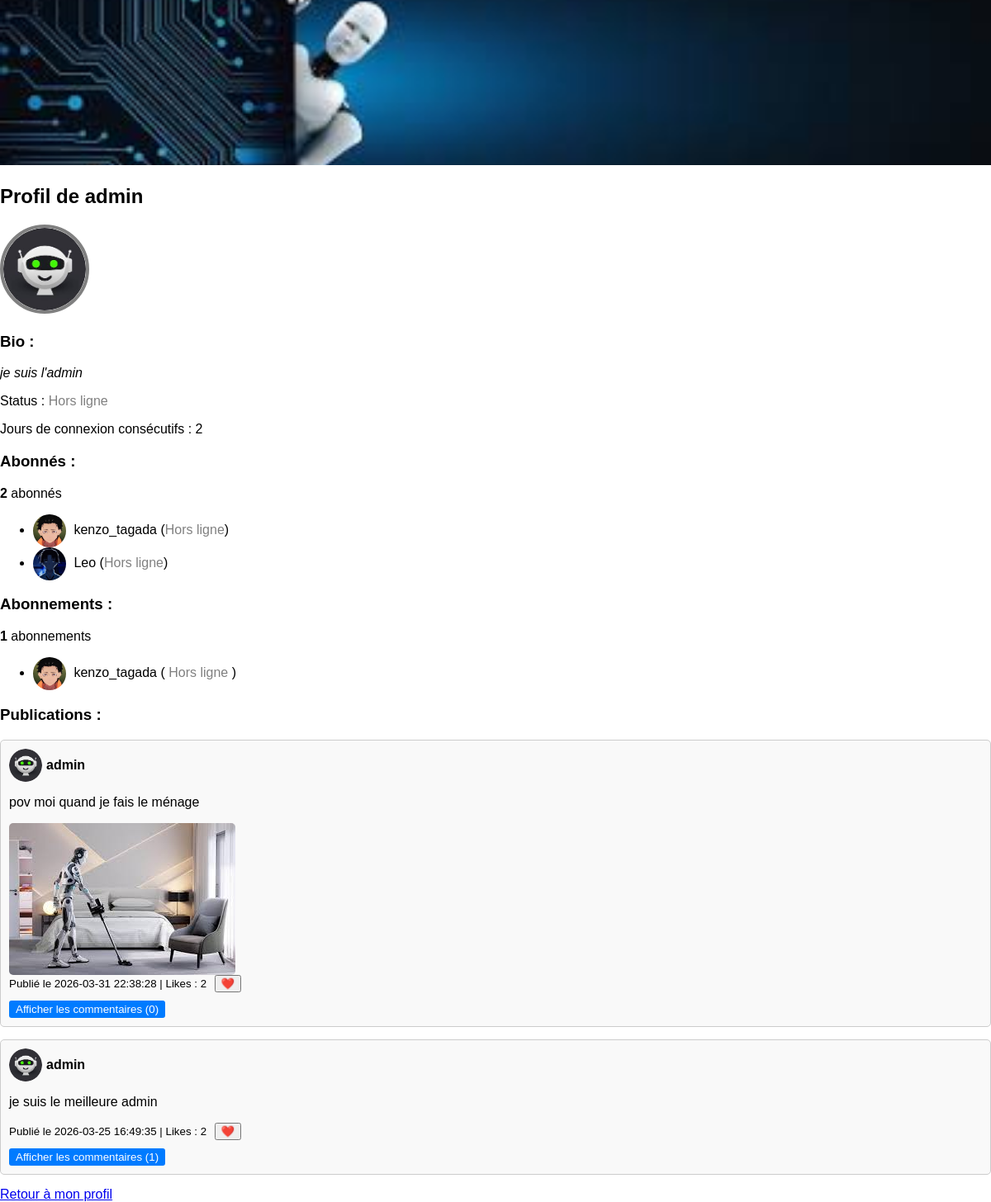
Page /profil/2 (signed in) on the committed database.
### tables this page shows
CREATE TABLE users (
            id INTEGER PRIMARY KEY AUTOINCREMENT,
            username TEXT NOT NULL,
            email TEXT NOT NULL UNIQUE,
            password TEXT NOT NULL
        , avatar_url TEXT, bio TEXT, created_at TEXT, last_seen TIMESTAMP, last_login_date DATE, streak_days INTEGER DEFAULT 0, latitude REAL, longitude REAL, photo_url TEXT, banner_url TEXT, border_color TEXT DEFAULT '#4CAF50');

CREATE TABLE posts (
            id INTEGER PRIMARY KEY AUTOINCREMENT,
            user_id INTEGER,
            content TEXT,
            created_at TIMESTAMP DEFAULT CURRENT_TIMESTAMP, image_url TEXT,
            FOREIGN KEY(user_id) REFERENCES users(id)
        );

### __init__.py (the view)
@app.route('/profil/<int:user_id>')
def profil_public(user_id):
    if 'user_id' not in session:
        return redirect(url_for('connexion'))
    conn = get_db_connection()
    cursor = conn.cursor()
    cursor.execute('SELECT * FROM users WHERE id = ?', (user_id,))
    user_row = cursor.fetchone()
    if not user_row:
        cursor.close()
        conn.close()
        return "Utilisateur introuvable"
    user_dict = dict(user_row)
    user_dict['status'] = get_online_status(user_dict.get('last_seen'))
    user_dict['avatar_url'] = user_dict['avatar_url'] or 'default.png'
    user_dict['streak_days'] = user_dict.get('streak_days', 0)
    user_dict['bio'] = user_dict.get('bio', '')
    user_dict['border_color'] = user_dict.get('border_color', '#4CAF50')  # Cadre couleur uniquement pour profil principal
    cursor.execute(
        'SELECT 1 FROM followers WHERE follower_id = ? AND followed_id = ?',
        (session['user_id'], user_id)
    )
    is_following = cursor.fetchone() is not None
    cursor.execute('SELECT COUNT(*) as count FROM followers WHERE followed_id = ?', (user_id,))
    abonnes_count = cursor.fetchone()['count']
    cursor.execute('SELECT COUNT(*) as count FROM followers WHERE follower_id = ?', (user_id,))
    abonnements_count = cursor.fetchone()['count']
    cursor.execute('''
        SELECT u.id, u.username, u.avatar_url, u.last_seen
        FROM followers f
        JOIN users u ON u.id = f.follower_id
        WHERE f.followed_id = ?
    ''', (user_id,))
    abonnes = []
    for ab in cursor.fetchall():
        ab_dict = dict(ab)
        ab_dict['status'] = get_online_status(ab_dict.get('last_seen'))
        ab_dict['avatar_url'] = ab_dict['avatar_url'] or 'default.png'
        abonnes.append(ab_dict)
    cursor.execute('''
        SELECT u.id, u.username, u.avatar_url, u.last_seen
        FROM followers f
        JOIN users u ON u.id = f.followed_id
        WHERE f.follower_id = ?
    ''', (user_id,))
    abonnements = []
    for abo in cursor.fetchall():
        abo_dict = dict(abo)
        abo_dict['status'] = get_online_status(abo_dict.get('last_seen'))
        abo_dict['avatar_url'] = abo_dict['avatar_url'] or 'default.png'
        abonnements.append(abo_dict)
    cursor.execute('''
        SELECT p.id, p.user_id, u.username, u.avatar_url, p.content, p.image_url, p.created_at,
               COUNT(pl.id) as likes_count
        FROM posts p
        JOIN users u ON u.id = p.user_id
        LEFT JOIN post_likes pl ON p.id = pl.post_id
        WHERE p.user_id = ?
        GROUP BY p.id
        ORDER BY p.created_at DESC
    ''', (user_id,))
    posts_list = []
    for post in cursor.fetchall():
        post_dict = dict(post)
        post_dict['avatar_url'] = post_dict['avatar_url'] or 'default.png'
        cursor.execute('''
            SELECT c.id, c.content, c.created_at, u.username, u.avatar_url, COUNT(cl.id) AS likes_count
            FROM comments c
            JOIN users u ON c.user_id = u.id
            LEFT JOIN comment_likes cl ON c.id = cl.comment_id
            WHERE c.post_id = ?
            GROUP BY c.id
            ORDER BY c.created_at ASC
        ''', (post['id'],))
        comments_list = []
        for c in cursor.fetchall():
            c_dict = dict(c)
            c_dict['avatar_url'] = c_dict['avatar_url'] or 'default.png'
            comments_list.append(c_dict)
        post_dict['comments'] = comments_list
        posts_list.append(post_dict)
    cursor.close()
    conn.close()
    return render_template(
        'profil_public.html',
        user=user_dict,
        is_following=is_following,
        abonnes=abonnes,
        abonnements=abonnements,
        posts=posts_list,
        abonnes_count=abonnes_count,
        abonnements_count=abonnements_count
    )

### __init__.py (called while the page is built)
def get_online_status(last_seen):
    if not last_seen:
        return "Hors ligne"
    last_seen_dt = datetime.strptime(last_seen, '%Y-%m-%d %H:%M:%S')
    if datetime.utcnow() - last_seen_dt <= timedelta(minutes=5):
        return "En ligne"
    return "Hors ligne"

def get_db_connection():
    conn = sqlite3.connect(DB_PATH)
    conn.row_factory = sqlite3.Row
    conn.execute("PRAGMA foreign_keys = ON")
    conn.execute("PRAGMA journal_mode=WAL")
    return conn

### templates/profil_public.html (shortened to what this page needs)
<!DOCTYPE html>
<html lang="fr">
<head>
    <link rel="stylesheet" href="{{ url_for('static', filename='css1.css') }}">
</head>
<body>
{% if user.banner_url %}
    <img src="{{ url_for('static', filename='images/' ~ user.banner_url) }}"
         style="width:100%; height:200px; object-fit:cover;">
{% else %}
    <div style="width:100%; height:200px; background:#ccc;"></div>
{% endif %}
<h2>Profil de {{ user.username }}</h2>
<img src="{{ url_for('static', filename='avatars/' + user.avatar_url) }}"
     alt="Avatar"
     class="profile-avatar"
     style="border: 4px solid {{ user.border_color }};">
<h3>Bio :</h3>
<p class="bio">{{ user.bio or 'Aucune bio pour le moment' }}</p>
<p>Status : <span id="user-status-{{ user.id }}" style="color: {{ 'green' if user.status == 'En ligne' else 'gray' }};">{{ user.status }}</span></p>
<p>Jours de connexion consécutifs : {{ user.streak_days }}</p>
<h3>Abonnés :</h3>
<p><b>{{ abonnes_count }}</b> abonnés</p>
<ul>
    {% for abonne in abonnes %}
        <li>
            <img src="{{ url_for('static', filename='avatars/' ~ (abonne.avatar_url or 'default.png')) }}" class="avatar">
            {{ abonne.username }}
            (<span id="user-status-{{ abonne.id }}" style="color: {{ 'green' if abonne.status == 'En ligne' else 'gray' }};">
            </span>)
        </li>
    {% else %}
        <li>Aucun abonné pour le moment</li>
    {% endfor %}
</ul>
<h3>Abonnements :</h3>
<p><b>{{ abonnements_count }}</b> abonnements</p>
<ul>
    {% for abonnement in abonnements %}
        <li>
            <img src="{{ url_for('static', filename='avatars/' ~ (abonnement.avatar_url or 'default.png')) }}" class="avatar">
            {{ abonnement.username }}
            (<span id="user-status-{{ abonnement.id }}" style="color: {{ 'green' if abonnement.status == 'En ligne' else 'gray' }};">
                {{ abonnement.status }}
            </span>)
        </li>
    {% else %}
        <li>Aucun abonnement pour le moment</li>
    {% endfor %}
</ul>
<h3>Publications :</h3>
{% if posts %}
    {% for post in posts %}
        <div class="post">
            <div class="post-header">
                <img src="{{ url_for('static', filename='avatars/' ~ (post.avatar_url or 'default.png')) }}" class="avatar">
                <b>{{ post.username }}</b>
            </div>
            {% if post.content %}
                <p>{{ post.content | e }}</p>
            {% endif %}
            {% if post.image_url %}
                <img src="{{ url_for('static', filename='images/' ~ post.image_url) }}" class="post-image" alt="Image du post">
            {% endif %}
            <small>Publié le {{ post.created_at }} | Likes : {{ post.likes_count }}</small>
			{% if session.get('user_id') %}
				<form class="inline" method="POST" action="{{ url_for('like_post', post_id=post.id) }}">
					<button type="submit">❤️</button>
				</form>
			{% endif %}
			<div style="margin-top:5px;">
				<button class="btn-toggle" onclick="toggleComments({{ post.id }})">
					Afficher les commentaires (<span id="comment-count-{{ post.id }}">{{ post.comments|length }}</span>)
				</button>
			</div>
        </div>
    {% endfor %}
{% else %}
    <p>Aucune publication pour le moment</p>
{% endif %}
<a href="{{ url_for('profil') }}">Retour à mon profil</a>
</body>
</html>

### static/css1.css (style rules this page uses)
body { font-family: Arial, sans-serif; margin: 0; background-color: #FFFFFF; }

### templates/profil_public.html (style rules this page uses)
.post { border: 1px solid #ccc; padding: 10px; margin-bottom: 15px; border-radius: 5px; background-color: #f9f9f9; }
.post-header { display: flex; align-items: center; margin-bottom: 5px; }
.post img.post-image { max-width: 100%; margin-top: 10px; border-radius: 5px; display:block; }
form.inline { display:inline; margin-left:5px; }
.avatar { width: 40px; height: 40px; border-radius: 50%; vertical-align: middle; margin-right: 5px; }
.profile-avatar { width: 100px; height: 100px; border-radius: 50%; }
.bio { font-style: italic; margin-bottom: 10px; }
.btn-toggle { margin-top: 5px; cursor: pointer; background-color: #007bff; color: white; border: none; padding: 3px 8px; border-radius: 3px; }

### rows in the picture
users: banner_url (picture), username "admin", avatar_url (picture), bio "je suis l'admin", streak_days "2"
users: avatar_url (picture), username "kenzo_tagada", status "Hors ligne"
users: avatar_url (picture), username "Leo"
posts: username "admin", content "pov moi quand je fais le ménage", image_url (picture), created_at "2026-03-31 22:38:28", likes_count "2", comments|length "0"
posts: username "admin", content "je suis le meilleure admin", created_at "2026-03-25 16:49:35", likes_count "2", comments|length "1"

### other values in the picture
{{ abonnes_count }} "2"
{{ abonnements_count }} "1"
